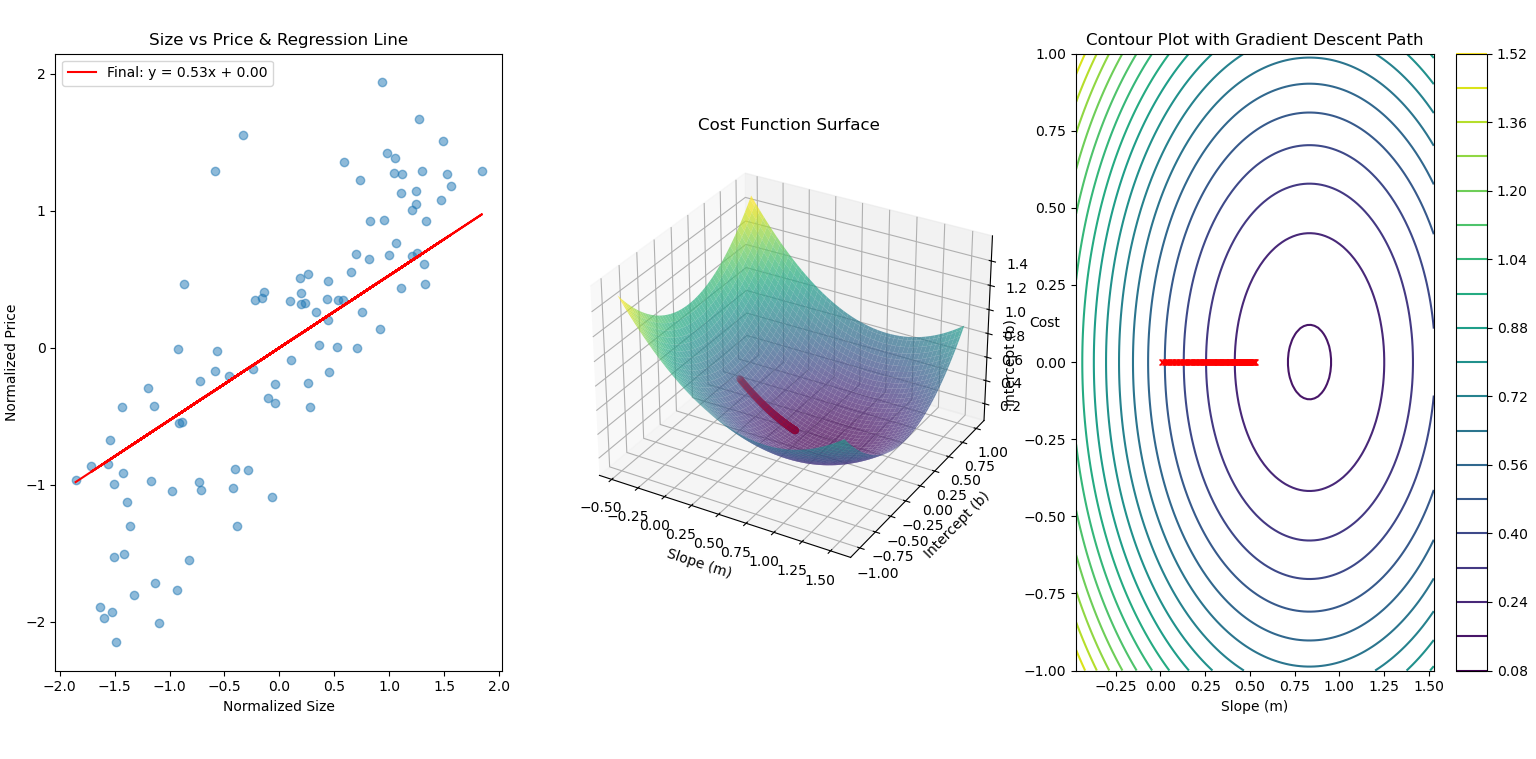

Reproduce this figure in Python.
import numpy as np
import matplotlib.pyplot as plt
from mpl_toolkits.mplot3d import Axes3D

# Generate synthetic data: bedrooms vs price
np.random.seed(42)
bedrooms = np.random.randint(1, 5, 100)  # Number of bedrooms (1-4)
size = bedrooms * 400 + np.random.normal(0, 150, 100)  # Size in sqft (linear relationship with noise)
price = 50000 * bedrooms + np.random.normal(0, 30000, 100)  # Price with noise

# Normalize data
size = (size - size.mean()) / size.std()
price = (price - price.mean()) / price.std()

# Initialize parameters
m = 0.0  # Slope
b = 0.0  # Intercept
learning_rate = 0.01
iterations = 100
n = len(size)

# Store history for visualization
cost_history = []
m_history = []
b_history = []

# Gradient Descent implementation
for _ in range(iterations):
    # Predictions
    y_pred = m * size + b
    
    # Calculate cost (MSE)
    cost = (1/(2*n)) * np.sum((y_pred - price)**2)
    cost_history.append(cost)
    
    # Calculate gradients
    dm = (1/n) * np.sum((y_pred - price) * size)
    db = (1/n) * np.sum(y_pred - price)
    
    # Update parameters
    m -= learning_rate * dm
    b -= learning_rate * db
    
    # Store parameter history
    m_history.append(m)
    b_history.append(b)

# Final predictions
final_pred = m * size + b

# Create visualization
plt.figure(figsize=(18, 5))

# 1. Data and Regression Line
plt.subplot(1, 3, 1)
plt.scatter(size, price, alpha=0.5)
plt.plot(size, final_pred, color='red', label=f'Final: y = {m:.2f}x + {b:.2f}')
plt.xlabel('Normalized Size')
plt.ylabel('Normalized Price')
plt.title('Size vs Price & Regression Line')
plt.legend()

# 2. Cost Function Surface
m_vals = np.linspace(m-1, m+1, 100)
b_vals = np.linspace(b-1, b+1, 100)
M, B = np.meshgrid(m_vals, b_vals)
costs = np.zeros(M.shape)

for i in range(M.shape[0]):
    for j in range(M.shape[1]):
        costs[i,j] = (1/(2*n)) * np.sum((M[i,j] * size + B[i,j] - price)**2)

ax = plt.subplot(1, 3, 2, projection='3d')
ax.plot_surface(M, B, costs, cmap='viridis', alpha=0.7)
ax.scatter(m_history, b_history, cost_history, color='red', s=20)
ax.set_xlabel('Slope (m)')
ax.set_ylabel('Intercept (b)')
ax.set_zlabel('Cost')
ax.set_title('Cost Function Surface')

# 3. Contour Plot with Gradient Descent Path
plt.subplot(1, 3, 3)
plt.contour(M, B, costs, 20, cmap='viridis')
plt.colorbar()
plt.plot(m_history, b_history, 'rx-', markersize=5)
plt.xlabel('Slope (m)')
plt.ylabel('Intercept (b)')
plt.title('Contour Plot with Gradient Descent Path')

plt.tight_layout()
plt.show()

# Plot cost convergence
plt.figure(figsize=(8, 5))
plt.plot(range(iterations), cost_history)
plt.xlabel('Iterations')
plt.ylabel('Cost')
plt.title('Cost Function Convergence')
plt.show()
